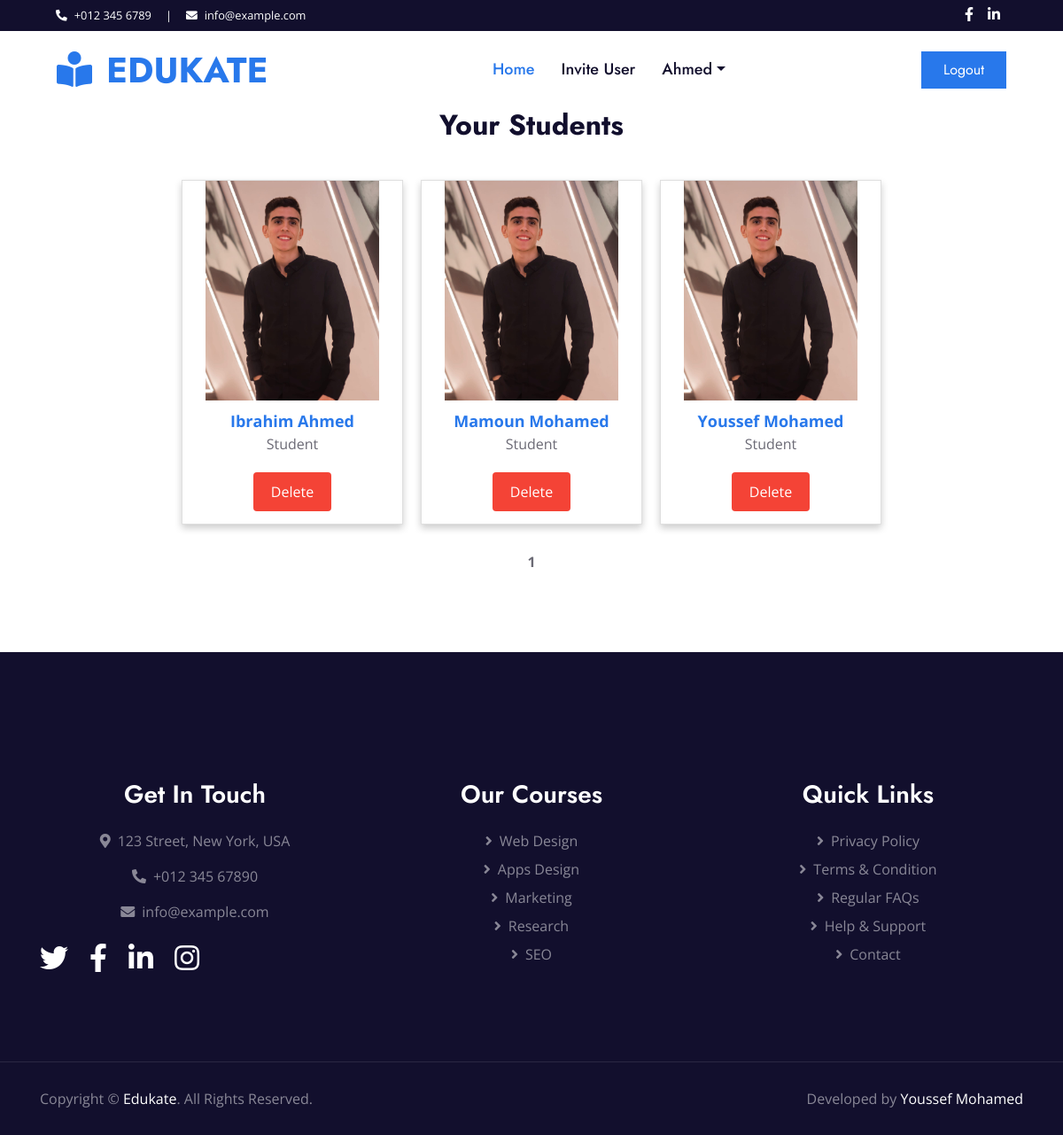
The page /instructor/students (signed in) on the database its author committed.
### register/models.py (models this page shows, shortened)
class Student(models.Model):
    user = models.OneToOneField(User, on_delete=models.CASCADE)
    name = models.CharField(max_length=50)
    photo = models.ImageField(upload_to='student_photo/%Y/%m/%d/')
    invited_by = models.ForeignKey(Instructor, on_delete=models.CASCADE , to_field='id')

### instructor/views/student_views.py (the view)
# urls.py: path('students', student_view, name='instructor_student'),
@login_required
@user_passes_test(lambda user: user.is_staff and not user.is_superuser and Instructor.objects.filter(staffuser=user).exists())
def student_view(request):
    current_instructor = Instructor.objects.get(staffuser = request.user)
    students = Student.objects.filter(invited_by = current_instructor).order_by('name')
    paginator = Paginator(students, 10)
    page = request.GET.get('page')
    students = paginator.get_page(page)
    return render(request , 'all_student.html', {'students':students})

### templates/all_student.html (shortened to what this page needs)
{% extends 'base/base.html' %}
{% load static %}
{% block content %}
<h2 style="text-align: center;">Your Students</h2> <br>
<div class="card-container">
    {% for student in students %}
    <div class="card">
        <div class="card-image">
            <img src="{{student.photo.url}}" alt="Avatar" style="width: 100%">
        </div>
        <div class="card-content">
            <a href="{% url 'student_performance' student.user.id %}" class="student-name">{{ student.name }}</a>
            <p>Student</p>
            <a href="{% url 'delete_student' student.user.id %}" class="delete-button">Delete</a>
        </div>
    </div>
    {% endfor %}
</div>
<div class="pagination">
    <span class="step-links">
        <span class="current-page">{{ students.number }}</span>
    </span>
</div>
{% endblock %}

### templates/base/header.html (shortened to what this page needs)
{% load static %}
<!DOCTYPE html>
<html>
    <head>
    <link href="https://cdnjs.cloudflare.com/ajax/libs/font-awesome/5.10.0/css/all.min.css" rel="stylesheet">
    <link href="{% static 'css/style.css' %}" rel="stylesheet">
    </head>
    <body>
        <div class="container-fluid bg-dark">
            <div class="row py-2 px-lg-5">
                <div class="col-lg-6 text-center text-lg-left mb-2 mb-lg-0">
                    <div class="d-inline-flex align-items-center text-white">
                        <small><i class="fa fa-phone-alt mr-2"></i>+012 345 6789</small>
                        <small class="px-3">|</small>
                        <small><i class="fa fa-envelope mr-2"></i>info@example.com</small>
                    </div>
                </div>
                <div class="col-lg-6 text-center text-lg-right">
                    <div class="d-inline-flex align-items-center">
                        <a class="text-white px-2" href="">
                            <i class="fab fa-facebook-f"></i>
                        </a>
                        <a class="text-white px-2" href="">
                            <i class="fab fa-linkedin-in"></i>
                        </a>
                    </div>
                </div>
            </div>
        </div>
        <div class="container-fluid p-0">
            <nav class="navbar navbar-expand-lg bg-white navbar-light py-3 py-lg-0 px-lg-5">
                <a href="{% url 'index' %}" class="navbar-brand ml-lg-3">
                    <h1 class="m-0 text-uppercase text-primary"><i class="fa fa-book-reader mr-3"></i>Edukate</h1>
                </a>
                <div class="collapse navbar-collapse justify-content-between px-lg-3" id="navbarCollapse">
                    <div class="navbar-nav mx-auto py-0">
                        {% if user.is_authenticated %}
                        {% if user.is_staff and not user.is_superuser %}
                        {% if request.user.assistant %}
                        <a href="{% url 'index' %}" class="nav-item nav-link active">Home</a>
                        <a href="{% url 'generate_invitation' %}" class="nav-item nav-link">Invite User</a>
                        {% else %}
                        <a href="{% url 'index' %}" class="nav-item nav-link active">Home</a>
                        <a href="{% url 'generate_invitation' %}" class="nav-item nav-link">Invite User</a>
                        <div class="nav-item dropdown">
                            <a href="#" class="nav-link dropdown-toggle" data-toggle="dropdown">{{user.username}}</a>
                        </div>
                        {% endif %}
                        {% elif user.is_superuser%}
                        <a href="{% url 'index' %}" class="nav-item nav-link active">Home</a>
                        <a href="{% url 'view_mesasges' %}" class="nav-item nav-link">Messages</a>
                        <a href="{% url 'admin:index' %}" class="nav-item nav-link">Admin Panel</a>
                        {% endif %}
                        {% else %}
                        <a href="index.html" class="nav-item nav-link active">Home</a>
                        <a href="#about" class="nav-item nav-link">About Us</a>
                        <a href="#contact" class="nav-item nav-link">Contact Us</a>
                        {% endif %}
                    </div>
                    {% if user.is_authenticated %}
                    <a href="{% url 'signout' %}" class="btn btn-primary py-2 px-4">Logout</a>
                    {% else %}
                    <a href="{% url 'signin' %}" class="btn btn-primary py-2 px-4">Login</a>
                    {% endif %}
                </div>
            </nav>
        </div>
    </body>
</html>

### templates/all_student.html (style rules this page uses)
.card-container { display: flex; flex-wrap: wrap; justify-content: center; }
.card { display: flex; flex-direction: column; box-shadow: 0 4px 8px 0 rgba(0, 0, 0, 0.2); transition: 0.3s; width: 250px; margin: 10px; }
.pagination { display: flex; justify-content: center; margin-top: 20px; }
.step-links { display: flex; align-items: center; }
.current-page { font-weight: bold; margin: 0 5px; }
.card-image { flex: 1; }
.card-content { padding: 10px; text-align: center; }
.delete-button { background-color: #f44336; color: white; border: none; padding: 10px 20px; text-align: center; text-decoration: none; display: inline-block; font-size: 16px; margin: 4px 2px; border-radius: 4px; }
.student-name { font-weight: bold; font-size: 18px; text-overflow: ellipsis; white-space: nowrap; overflow: hidden; }

### rows shown on the page
Student: photo (picture), name "Ibrahim Ahmed"
Student: photo (picture), name "Mamoun Mohamed"
Student: photo (picture), name "Youssef Mohamed"

### other values the page prints
{{ user.username }} "Ahmed"
{{ students.number }} "1"
